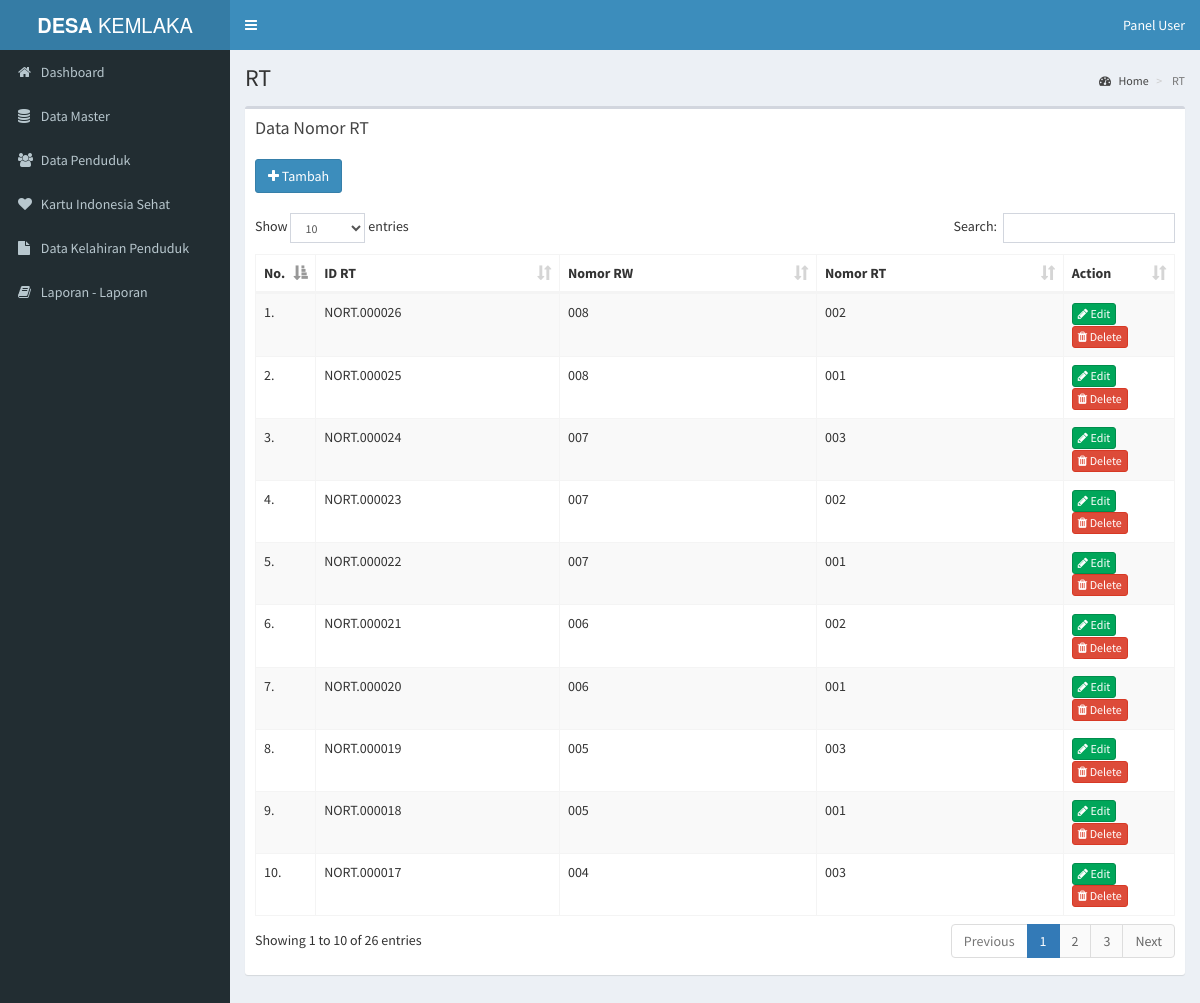
The app's page /pages/media.php?module=RT (signed in) with its own data.
### tables this page shows
CREATE TABLE `rt` (
  `id_rt` varchar(11) NOT NULL,
  `id_rw` varchar(11) NOT NULL,
  `rt` varchar(3) NOT NULL
);

CREATE TABLE `rw` (
  `id_rw` varchar(11) NOT NULL,
  `id_blok` varchar(11) DEFAULT NULL,
  `rw` varchar(3) NOT NULL
);

### pages/modul/mod_rt/rt.php (the view, shortened to what this page needs)
<?php
 if (empty($_SESSION['username']) AND empty($_SESSION['passuser'])){
  echo "<link href='style.css' rel='stylesheet' type='text/css'>
 <center>Untuk mengakses modul, Anda harus login <br>";
  echo "<a href=../../index.php><b>LOGIN</b></a></center>";
}
else{
$aksi="modul/mod_rt/aksi_rt.php";
switch($_GET[act]){
  default:
echo "
<div class='box'>
<div class='box-header'>
  <h3 class='box-title'>Data Nomor RT</h3> <br> <br>
  <a href='?module=RT&act=tambahrt'><button type='button' class='btn btn-round btn-primary'><i class='fa fa-plus'></i> Tambah</button></a>
</div>
<div class='box-body'>
  <table id='example1' class='table table-bordered table-striped'>
    <thead>
    <tr>
      <th>No.</th>
      <th>ID RT</th>
      <th>Nomor RW</th>
      <th>Nomor RT</th>
      <th width='12%'>Action</th>
    </tr>
    </thead>
    <tbody>";
    $tampil = mysql_query("SELECT
    *
  FROM
    `rt`
    INNER JOIN `rw` ON `rw`.`id_rw` = `rt`.`id_rw`
    INNER JOIN `blok` ON `blok`.`id_blok` = `rw`.`id_blok` ORDER BY rt.id_rt DESC");
    $no = 1;
    while($r=mysql_fetch_array($tampil)){
    echo"
    <tr>
      <td width='5%'>$no.</td>
      <td>$r[id_rt]</td>
      <td>$r[rw]</td>
      <td>$r[rt]</td>
      <td width='12%'>
        <a href='?module=RT&act=editrt&id=$r[id_rt]' class='btn btn-success btn-xs'><i class='fa fa-pencil'></i> Edit</a>
        <a href='$aksi?module=RT&act=hapus&id=$r[id_rt]' class='btn btn-danger btn-xs' onClick=\"return confirm('Yakin ingin hapus data ? Data yang dihapus tidak dapat dipulihkan !')\"><i class='fa fa-trash'></i> Delete</a>
      </td>
    </tr>";
    $no++;
    }
    echo"
    </tbody>
  </table>
</div>
</div>
";
break;
}
}
?>

### records on screen
rt: id_rt "NORT.000026", id_rw.rw "008", rt "002"
rt: id_rt "NORT.000025", id_rw.rw "008", rt "001"
rt: id_rt "NORT.000024", id_rw.rw "007", rt "003"
rt: id_rt "NORT.000023", id_rw.rw "007", rt "002"
rt: id_rt "NORT.000022", id_rw.rw "007", rt "001"
rt: id_rt "NORT.000021", id_rw.rw "006", rt "002"
rt: id_rt "NORT.000020", id_rw.rw "006", rt "001"
rt: id_rt "NORT.000019", id_rw.rw "005", rt "003"
rt: id_rt "NORT.000018", id_rw.rw "005", rt "001"
rt: id_rt "NORT.000017", id_rw.rw "004", rt "003"

### other values on screen
$_GET[module] "RT"
